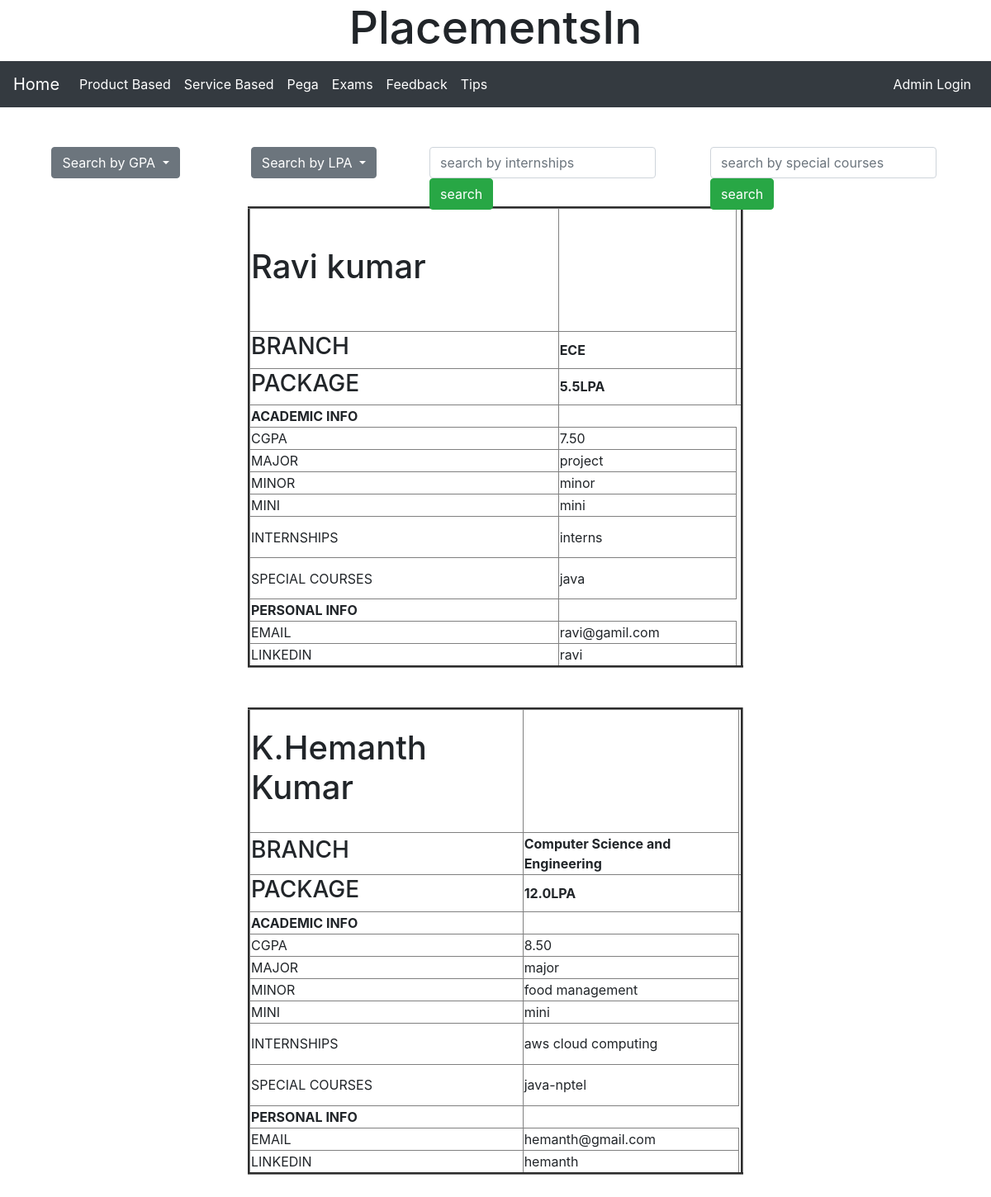
Page /cognizant on the committed database.
### profiles/models.py (models this page shows)
class Profiles(models.Model):
    name=models.CharField(max_length=120,default='Some name')
    branch=models.CharField(max_length=120,default='Some branch')
    jobtitle=models.CharField(max_length=120)
    cgpa=models.DecimalField(decimal_places=2,max_digits=1000)
    major=models.CharField(max_length=120)
    mini=models.CharField(max_length=120)
    minor=models.CharField(max_length=120)
    internships=models.TextField(null=True,blank=True)
    special_courses=models.TextField(null=True,blank=True)
    email=models.EmailField(max_length=250)
    LinkedIn=models.CharField(max_length=200)
    org=models.CharField(max_length=120,default='some company')
    package_LPA=models.DecimalField(decimal_places=1,max_digits=1000,default=5)

### profiles/views.py (the view)
# urls.py: path('cognizant',cognizant),
def cognizant(request):
    obj=Profiles.objects.filter(org='cognizant').values()
    if request.method == "GET":
        st=request.GET.get('searchinterns')
        st1 = request.GET.get('searchspecialcourses')
        if st!=None:
            obj=Profiles.objects.filter(internships__icontains=st,org='cognizant')
        if st1!=None:
            obj=Profiles.objects.filter(special_courses__icontains=st1,org='cognizant')
    context = {
        'obj':obj
    }
    return render(request,'cognizant.html',context)

### templates/cognizant.html (shortened to what this page needs)
<!doctype html>
{% extends 'base.html' %}
{% block content %}
<html lang="en">
  <head>
    <link rel="stylesheet" href="https://cdn.jsdelivr.net/npm/bootstrap@4.4.1/dist/css/bootstrap.min.css">
  </head>
  <body>
  <center>
    <br>
    <br>
    <div style="width:200px;height:50px;margin-left:40px;float:left;" class="dropdown">
  <button class="btn btn-secondary dropdown-toggle" type="button" id="GPAMenuButton" data-toggle="dropdown" aria-haspopup="true" aria-expanded="false">
    Search by GPA
  </button>
</div>
   <div style="width:200px;height:50px;margin-left:40px;float:left;" class="dropdown" >
  <button class="btn btn-secondary dropdown-toggle" type="button" id="LPAMenuButton" data-toggle="dropdown" aria-haspopup="true" aria-expanded="false">
    Search by LPA
  </button>
</div>
 <div style="width:300px;height:50px;margin-left:40px;float:left;">
    <form action="" method="get" class="form-inline">
        <input type="text" class="form-control" name="searchinterns" placeholder="search by internships"/>
        <input type="submit" value="search" class="btn btn-success">
    </form>
</div>
      <div style="width:300px;height:50px;margin-left:40px;float:left;">
    <form action="" method="get" class="form-inline">
        <input type="text" class="form-control" name="searchspecialcourses" placeholder="search by special courses"/>
        <input type="submit" value="search" class="btn btn-success">
    </form>
</div>
</center>
<br>
<br>
<br>
 {% for x in obj %}
 <center>
 <table border='3' style="width:50%;">
 <tr style="height:150px;">
 <td><h1>{{x.name}}</h1></td>
 <td>   </td>
 </tr>
 <tr>
 <td><h3>BRANCH</h3></td>
 <td><b>{{x.branch}}</b></td>
 </tr>
 <tr>
 <td><h3>PACKAGE</h3></td>
 <td><b>{{x.package_LPA}}LPA</b><td>
 </tr>
 <tr>
 <th>ACADEMIC INFO</th>
 </tr>
 <tr>
 <td>CGPA</td>
 <td>{{x.cgpa}}</td>
 </tr>
 <tr>
 <td>MAJOR</td>
 <td>{{x.major}}</td>
 </tr>
 <tr>
 <td>MINOR</td>
 <td>{{x.minor}}</td>
 </tr>
 <tr>
 <td>MINI</td>
 <td>{{x.mini}}</td>
 </tr>
 <tr style="height:50px;">
 <td>INTERNSHIPS</td>
 <td>{{x.internships}}</td>
 </tr>
 <tr style="height:50px">
 <td>SPECIAL COURSES</td>
 <td>{{x.special_courses}}</td>
 </tr>
 <tr>
 <th>PERSONAL INFO</th>
 </tr>
 <tr>
 <td>EMAIL</td>
 <td>{{x.email}}</td>
 </tr>
 <tr>
 <td>LINKEDIN</td>
 <td>{{x.LinkedIn}}</td>
 </tr>
 </table>
 </center>
 <br>
 <br>
 {% endfor %}
  </body>
</html>
{% endblock %}

### rows in the picture
Profiles: name "Ravi kumar", branch "ECE", package_LPA "5.5", cgpa "7.50", major "project", minor "minor", mini "mini", internships "interns", special_courses "java", email "ravi@gamil.com", LinkedIn "ravi"
Profiles: name "K.Hemanth Kumar", branch "Computer Science and Engineering", package_LPA "12.0", cgpa "8.50", major "major", minor "food management", mini "mini", internships "aws cloud computing", special_courses "java-nptel", email "hemanth@gmail.com", LinkedIn "hemanth"
